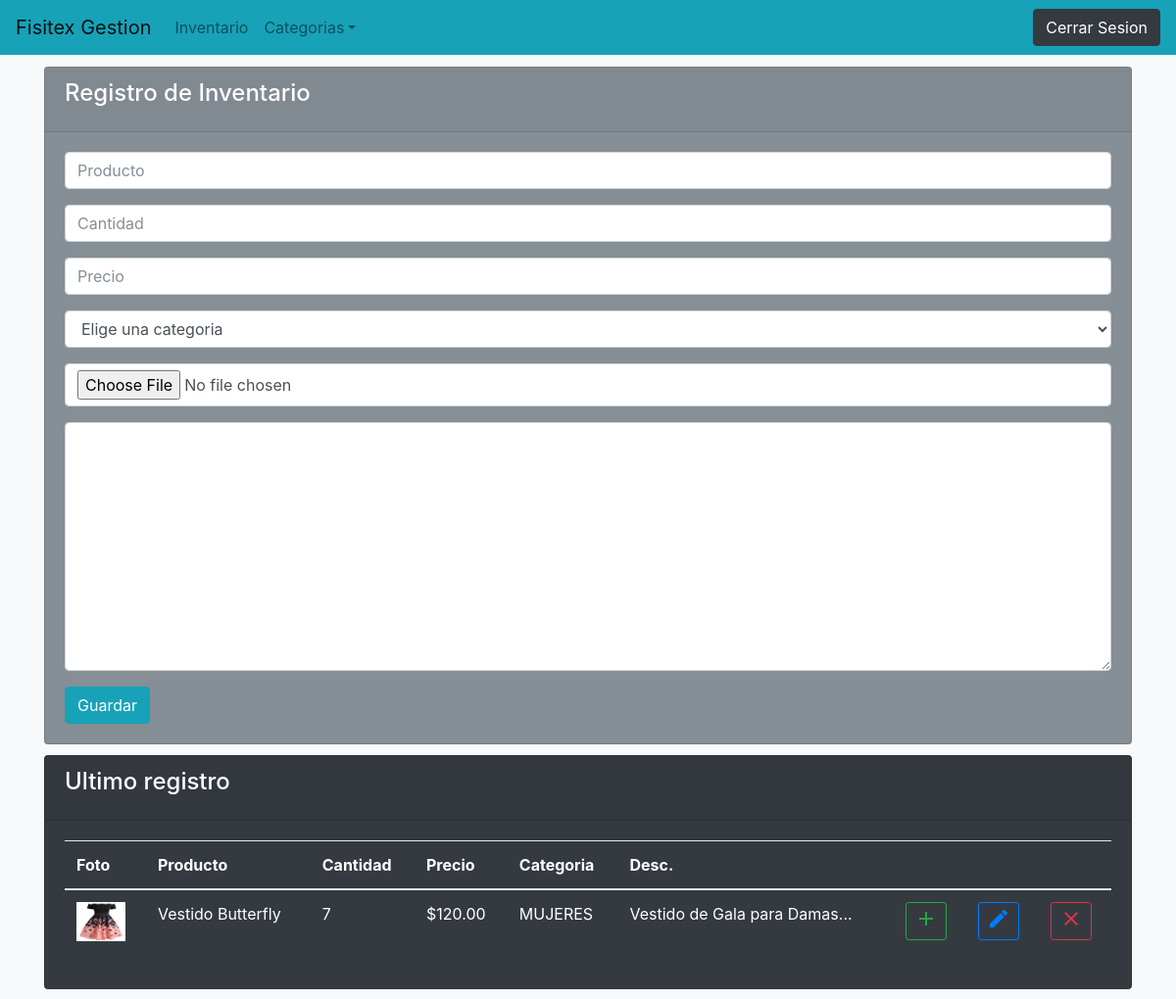
The app's page /ecommerce_cliente/ecommerce/admin/inventario.php with its own data.
### tables this page shows
CREATE TABLE `inventario` (
  `id` int(10) NOT NULL,
  `clave` varchar(200) NOT NULL,
  `producto` varchar(100) NOT NULL,
  `cantidad` int(5) NOT NULL,
  `precio` decimal(8,2) NOT NULL,
  `categoria` varchar(50) NOT NULL,
  `descripcion` text NOT NULL,
  `foto` varchar(100) NOT NULL
);

### ecommerce_cliente/ecommerce/admin/inventario.php (the view, shortened to what this page needs)
<?php include '../extend/header.php'; ?>
<div class="container" style="margin-top: 1%;">
	<div class="card text-white bg-secondary">
			<div class="card-header"><h4 class="card-title">Registro de Inventario</h4></div>
			<div class="card-body">
				<form action="ins_inventario.php" method="post" autocomplete="off" enctype="multipart/form-data">
					<div class="form-group">
						<input type="text" name="producto" required placeholder="Producto" class="form-control">
					</div>
					<div class="form-group">
						<input type="text" name="cantidad" required placeholder="Cantidad" class="form-control">
					</div>
					<div class="form-group">
						<input type="number" step="0.01" required name="precio" placeholder="Precio" class="form-control">
					</div>
					<div class="form-group">
						<select name="categoria" required class="form-control">
							<option value="" disabled="" selected="">Elige una categoria</option>
						</select>
					</div>
					<div class="form-group">
						<input type="file" name="imagen" class="form-control">
					</div>
					<div class="form-group">
						<textarea name="descripcion" required cols="30" rows="10" class="form-control"></textarea>
					</div>
					<button type="submit" class="btn btn-info">Guardar</button>
				</form>
			</div>
		</div>
<div class="card text-white bg-dark" style="margin-top: 1%;">
				<div class="card-header"><h4 class="card-title">Ultimo registro</h4></div>
				<div class="card-body">
					<table class="table">
						<thead style="color:#FFFFFF">
							<th >Foto</th>
							<th >Producto</th>
							<th >Cantidad</th>
							<th >Precio</th>
							<th >Categoria</th>
							<th >Desc.</th>
							<th></th>
							<th></th>
							<th></th>
						</thead>
						<tbody>
							<?php
							$sel = $con->prepare("SELECT * FROM inventario ORDER BY id DESC limit 1 ");
							$sel->execute();
							  	while ($f = $sel->fetch()) {  ?>
							  	<tr style="color:#FFFFFF">
							  		<td ><img src="<?php echo $f['foto'] ?>" width="50" heigth="50" ></td>
							  		<td><?php echo $f['producto'] ?></td>
							  		<td><?php echo $f['cantidad'] ?></td>
							  		<td><?php echo "$". number_format($f['precio'], 2) ?></td>
							  		<td><?php echo $f['categoria'] ?></td>
							  		<td><?php echo substr($f['descripcion'] , 0, 100) ?>...</td>
							  		<td><a href="agregar_imagenes.php?clave=<?php echo $f['clave'] ?>" class="btn btn-outline-success btn-sm"><span class="material-icons">add</span></a></td>
							  		<td><a href="editar_producto.php?clave=<?php echo $f['clave'] ?>" class="btn btn-outline-primary btn-sm"><span class="material-icons">edit</span></a></td>
							  		<td><a href="#" class="btn btn-outline-danger btn-sm" onclick="bootbox.confirm('Seguro que desea realizar esta accion', function(result){ if (result == true){ location.href='eliminar_producto.php?clave=<?php echo $f['clave'] ?>&foto=<?php echo $f['foto'] ?>&pag=inventario.php';} })"><span class="material-icons" >clear</span></a></td>
							  	</tr>
							  	<?php
							  	}
							  	 ?>
						</tbody>
					</table>
				</div>
			</div>
</div>
</body>
</html>

### ecommerce_cliente/ecommerce/extend/header.php (style rules this page uses)
body { padding-bottom:10px; }

### records on screen
inventario: foto (picture), producto "Vestido Butterfly", cantidad "7", precio "120.00", categoria "MUJERES", descripcion "Vestido de Gala para Damas"
